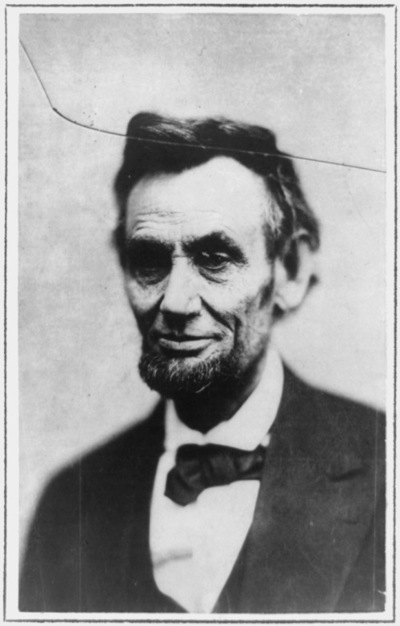
#> input picture Image Restoration/Image Restoration using Total Variation/Lincoln.jpg, 400 x 626 px
$ jupyter execute TV.ipynb   (older library calls are emulated)
#> lines starting #> are read from the running program, lines starting #| are printed output that depends on the picture
[cell 1]
import cv2
import numpy as np
from scipy.optimize import minimize

[cell 2]
degraded_image = cv2.imread('Lincoln.jpg', cv2.IMREAD_GRAYSCALE)
#> degraded_image is the input picture: shape (626, 400); min 13, max 245, mean 158

[cell 3]
PATCH_SIZE = 64  # Adjust as needed

[cell 4]
def total_variation(image):
    dx = cv2.Sobel(image, cv2.CV_64F, 1, 0, ksize=3)
    dy = cv2.Sobel(image, cv2.CV_64F, 0, 1, ksize=3)
    tv = np.sum(np.sqrt(dx**2 + dy**2))
    return tv

[cell 5]
def objective_func(x, patch, alpha):
    x = x.reshape(patch.shape)
    data_fidelity = np.sum((x - patch)**2)
    return data_fidelity + alpha * total_variation(x)

[cell 6]
def restore_image_tv(degraded_image, alpha, max_iter=20):
#> called with alpha = 0.1, max_iter = 20
    height, width = degraded_image.shape[:2]
#> height = 626; width = 400
    restored = np.zeros_like(degraded_image)

    for x in range(0, width, PATCH_SIZE):
        for y in range(0, height, PATCH_SIZE):
            patch = degraded_image[y:y+PATCH_SIZE, x:x+PATCH_SIZE]
            initial_guess = np.copy(patch)
            result = minimize(objective_func, initial_guess.flatten(), args=(patch, alpha),
                              bounds=[(0, 255)] * patch.size, method='L-BFGS-B', options={'maxiter': max_iter})
            restored_patch = result.x.reshape(patch.shape)
            restored[y:y+PATCH_SIZE, x:x+PATCH_SIZE] = restored_patch
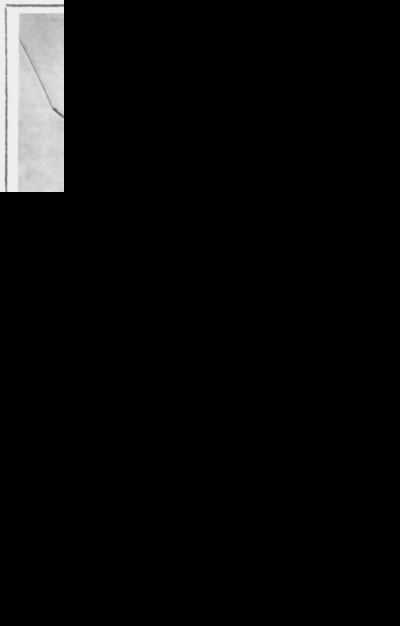
#> restored: shape (626, 400); min 0, max 243, mean 10.4

    restored = np.clip(restored, 0, 255).astype(np.uint8)
    return restored
